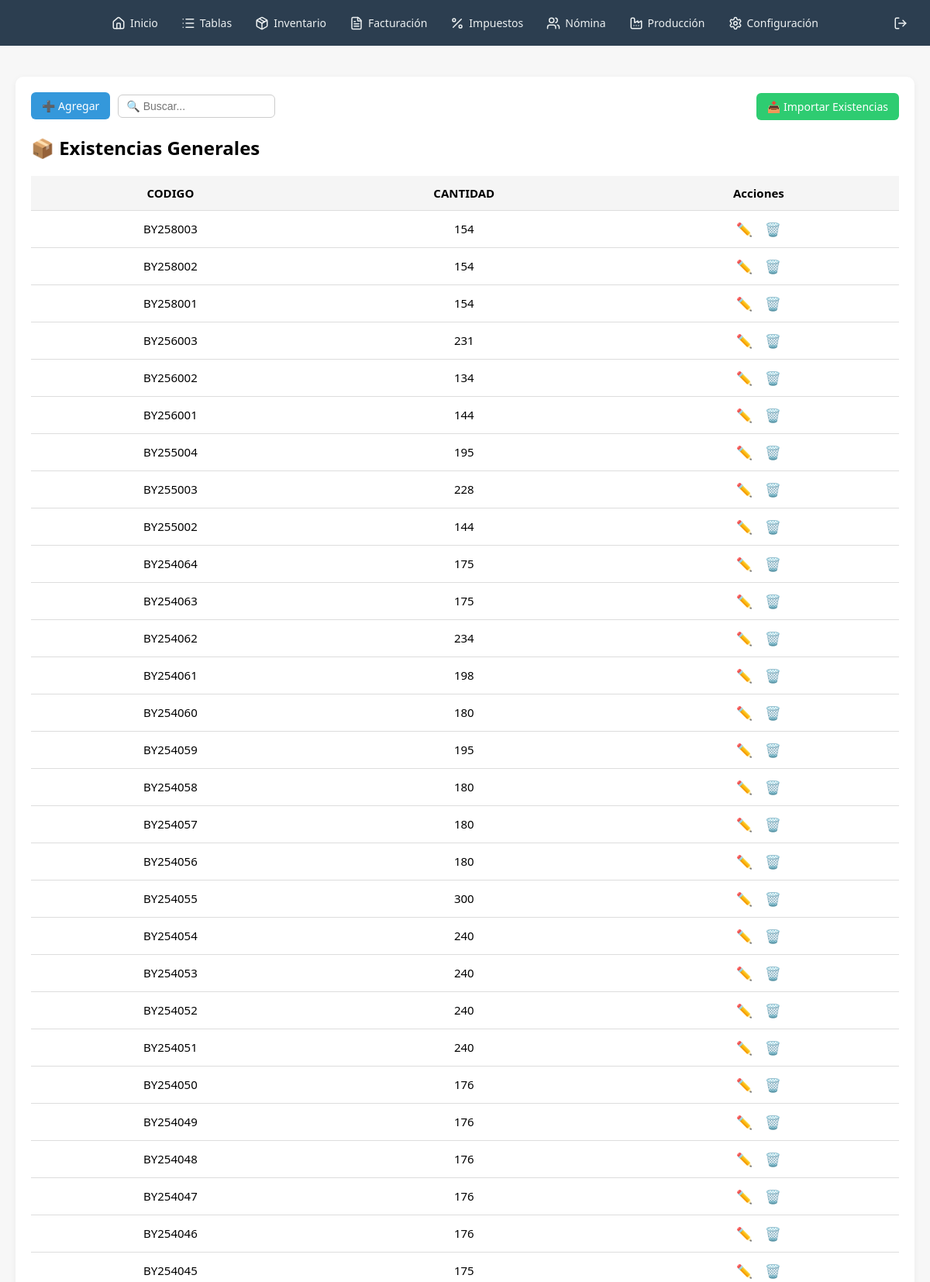
Screenshot of /inventario/existenciasgenerales/existenciasgenerales.php (signed in, upper part) with the database file from the repository.
### tables this page shows
CREATE TABLE existenciasgenerales (`codigo` TEXT, `cantidad` TEXT, `id` INTEGER PRIMARY KEY AUTOINCREMENT);

### inventario/existenciasgenerales/existenciasgenerales.php (the view, shortened to what this page needs)
<?php
$nivel = '../../';
require_once("{$nivel}componentes/plantilla.php");
require_once("{$nivel}conexion/conexion.php");
$columnas = $conexion->query("PRAGMA table_info(existenciasgenerales)")->fetchAll(PDO::FETCH_ASSOC);
$datos = $conexion->query("SELECT * FROM existenciasgenerales ORDER BY id DESC")->fetchAll(PDO::FETCH_ASSOC);
$json = "encabezados_existenciasgenerales.json";
$etiquetas = file_exists($json) ? json_decode(file_get_contents($json), true) : [];
?>
<div class="tabla-container">
    <div class="top-bar">
        <div class="izquierda">
            <a href="agregar_existenciasgenerales.php">➕ Agregar</a>
            <input type="search" placeholder="🔍 Buscar..." onkeyup="filtrarTabla(this)">
        </div>
        <div class="derecha">
            <a href="importar_existencias.php">📥 Importar Existencias</a>
        </div>
    </div>
    <h2 style='font-family:Segoe UI;'>📦 Existencias Generales</h2>
    <table id="tabla-existencias">
        <thead>
            <tr>
                <?php foreach ($columnas as $col): ?>
                    <?php if ($col['name'] != 'id'): ?>
                        <th><?= htmlspecialchars($etiquetas[$col['name']] ?? strtoupper(str_replace('_', ' ', $col['name']))) ?></th>
                    <?php endif; ?>
                <?php endforeach; ?>
                <th>Acciones</th>
            </tr>
        </thead>
        <tbody>
            <?php foreach ($datos as $fila): ?>
                <tr>
                    <?php foreach ($columnas as $col): ?>
                        <?php if ($col['name'] != 'id'): ?>
                            <td><?= htmlspecialchars($fila[$col['name']]) ?></td>
                        <?php endif; ?>
                    <?php endforeach; ?>
                    <td class="acciones">
                        <a href='editar_existenciasgenerales.php?id=<?= $fila['id'] ?>'>✏️</a>
                        <a href='eliminar_existenciasgenerales.php?id=<?= $fila['id'] ?>' onclick="return confirm('¿Eliminar este registro?')">🗑️</a>
                    </td>
                </tr>
            <?php endforeach; ?>
        </tbody>
    </table>
</div>

### componentes/plantilla.php (style rules this page uses)
* { box-sizing: border-box; }
body { font-family: 'Segoe UI', sans-serif; margin: 0; padding: 0; background-color: #f7f7f7; }

### inventario/existenciasgenerales/existenciasgenerales.php (style rules this page uses)
.tabla-container { background: #fff; padding: 20px; border-radius: 10px; margin-top: 20px; box-shadow: 0 2px 8px rgba(0,0,0,0.05); font-family: 'Segoe UI', sans-serif; }
table { width: 100%; border-collapse: collapse; font-size: 15px; }
th, td { text-align: center; padding: 12px 8px; border-bottom: 1px solid #ddd; }
th { background-color: #f5f5f5; font-weight: 600; }
.acciones a { margin: 0 6px; text-decoration: none; font-size: 17px; }
.top-bar { display: flex; justify-content: space-between; align-items: center; margin-bottom: 12px; flex-wrap: wrap; }
.top-bar .izquierda { display: flex; gap: 10px; align-items: center; }
.top-bar a { background-color: #3498db; color: white; padding: 8px 14px; border-radius: 6px; text-decoration: none; font-size: 14px; }
.top-bar .derecha a { background-color: #2ecc71; }
.top-bar input[type="search"] { padding: 6px 10px; border: 1px solid #ccc; border-radius: 6px; font-size: 14px; }

### rows the page displays
existenciasgenerales: name "BY258003", name "154"
existenciasgenerales: name "BY258002", name "154"
existenciasgenerales: name "BY258001", name "154"
existenciasgenerales: name "BY256003", name "231"
existenciasgenerales: name "BY256002", name "134"
existenciasgenerales: name "BY256001", name "144"
existenciasgenerales: name "BY255004", name "195"
existenciasgenerales: name "BY255003", name "228"
existenciasgenerales: name "BY255002", name "144"
existenciasgenerales: name "BY254064", name "175"
existenciasgenerales: name "BY254063", name "175"
existenciasgenerales: name "BY254062", name "234"
existenciasgenerales: name "BY254061", name "198"
existenciasgenerales: name "BY254060", name "180"
existenciasgenerales: name "BY254059", name "195"
existenciasgenerales: name "BY254058", name "180"
existenciasgenerales: name "BY254057", name "180"
existenciasgenerales: name "BY254056", name "180"
existenciasgenerales: name "BY254055", name "300"
existenciasgenerales: name "BY254054", name "240"
existenciasgenerales: name "BY254053", name "240"
existenciasgenerales: name "BY254052", name "240"
existenciasgenerales: name "BY254051", name "240"
existenciasgenerales: name "BY254050", name "176"
existenciasgenerales: name "BY254049", name "176"
existenciasgenerales: name "BY254048", name "176"
existenciasgenerales: name "BY254047", name "176"
existenciasgenerales: name "BY254046", name "176"
existenciasgenerales: name "BY254045", name "175"

### other values shown
$etiquetas[$col['name']] "CODIGO"
$etiquetas[$col['name']] "CANTIDAD"
